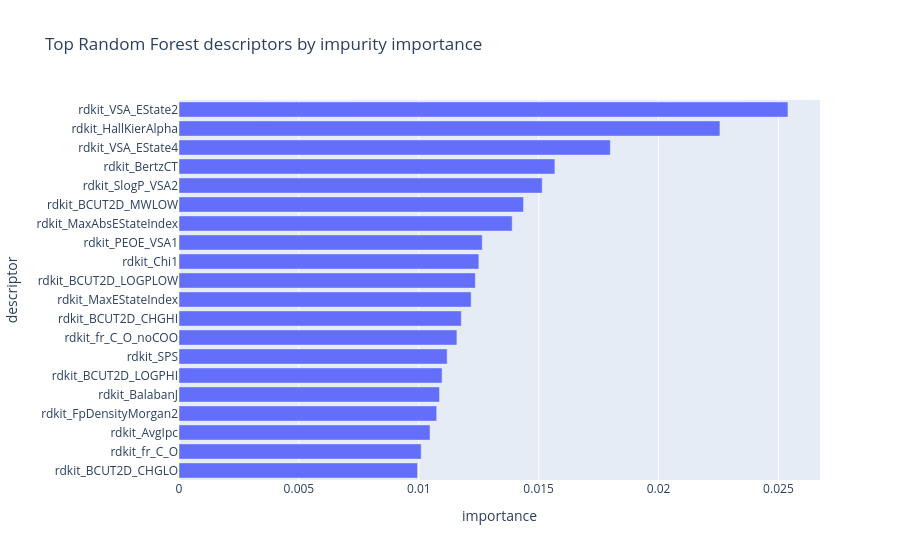

Here is the notebook cell this chart was saved with:
### Code cell
impurity_importance = pd.Series(
    rf_model.feature_importances_, index=feature_cols, name="importance"
).sort_values(ascending=False)

importance_plot_df = (
    impurity_importance.head(20)
    .sort_values()
    .rename("importance")
    .reset_index()
    .rename(columns={"index": "descriptor"})
)
importance_fig = px.bar(
    importance_plot_df, x="importance", y="descriptor",
    orientation="h", title="Top Random Forest descriptors by impurity importance",
)
importance_fig.show()

### Figure 1 — Plotly figure (JSON) as saved in the notebook; plotly's stock layout.template omitted (floating-point values rounded to 4 significant figures)
{"data": [{"hovertemplate": "importance=%{x}<br>descriptor=%{y}<extra></extra>", "legendgroup": "", "marker": {"color": "#636efa", "pattern": {"shape": ""}}, "name": "", "orientation": "h", "showlegend": false, "textposition": "auto", "type": "bar", "x": [0.009949, 0.0101, 0.01047, 0.01075, 0.01086, 0.01097, 0.01118, 0.01159, 0.01177, 0.01218, 0.01236, 0.01251, 0.01265, 0.0139, 0.01437, 0.01515, 0.01568, 0.01799, 0.02256, 0.0254], "xaxis": "x", "y": ["rdkit_BCUT2D_CHGLO", "rdkit_fr_C_O", "rdkit_AvgIpc", "rdkit_FpDensityMorgan2", "rdkit_BalabanJ", "rdkit_BCUT2D_LOGPHI", "rdkit_SPS", "rdkit_fr_C_O_noCOO", "rdkit_BCUT2D_CHGHI", "rdkit_MaxEStateIndex", "rdkit_BCUT2D_LOGPLOW", "rdkit_Chi1", "rdkit_PEOE_VSA1", "rdkit_MaxAbsEStateIndex", "rdkit_BCUT2D_MWLOW", "rdkit_SlogP_VSA2", "rdkit_BertzCT", "rdkit_VSA_EState4", "rdkit_HallKierAlpha", "rdkit_VSA_EState2"], "yaxis": "y"}], "layout": {"barmode": "relative", "legend": {"tracegroupgap": 0}, "title": {"text": "Top Random Forest descriptors by impurity importance"}, "xaxis": {"anchor": "y", "domain": [0, 1], "title": {"text": "importance"}}, "yaxis": {"anchor": "x", "domain": [0, 1], "title": {"text": "descriptor"}}}}
